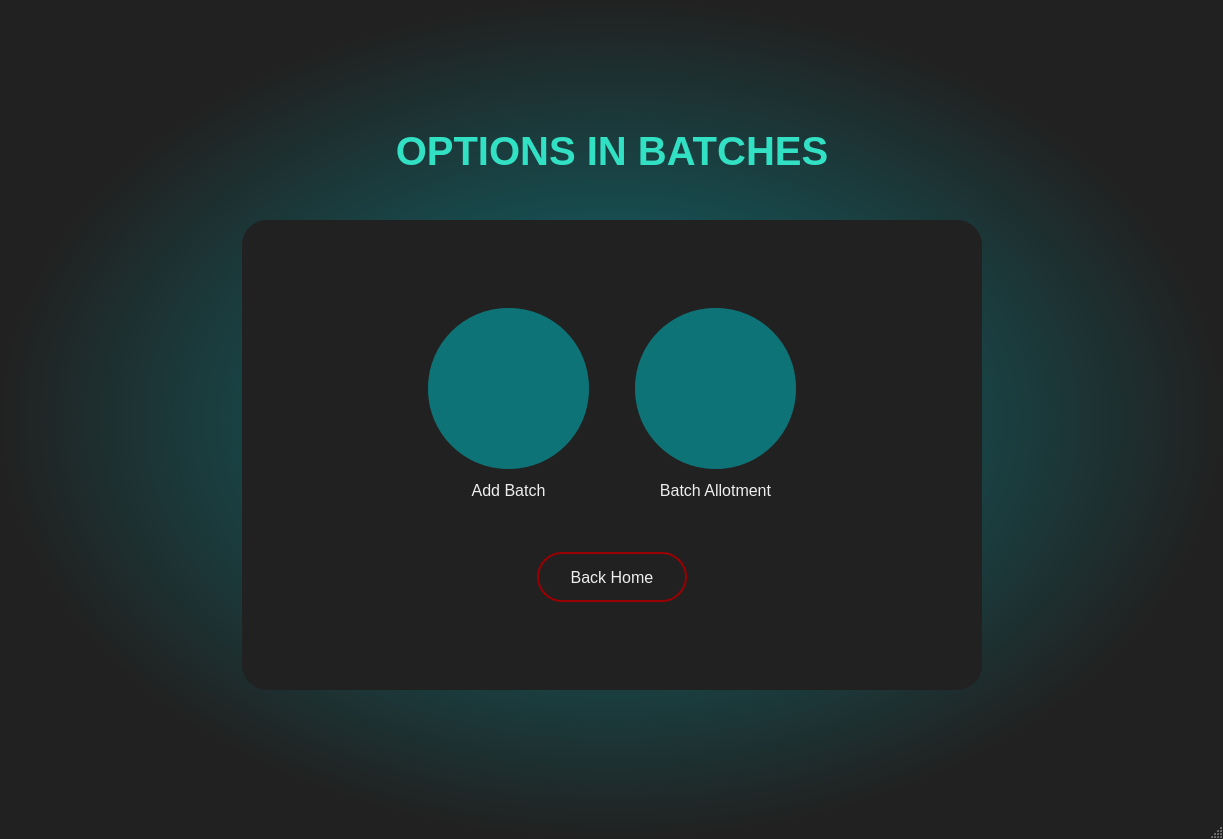
<?xml version="1.0" encoding="UTF-8"?>
<ui version="4.0">
 <class>BatchesWindow</class>
 <widget class="QMainWindow" name="BatchesWindow">
  <property name="geometry">
   <rect>
    <x>0</x>
    <y>0</y>
    <width>1223</width>
    <height>839</height>
   </rect>
  </property>
  <property name="windowTitle">
   <string>MainWindow</string>
  </property>
  <property name="styleSheet">
   <string notr="true">QMainWindow{
background-color: qradialgradient(spread:pad, cx:0.5, cy:0.5, radius:0.5, fx:0.5, fy:0.5, stop:0 rgba(13, 115, 119, 255), stop:1 rgba(33, 33, 33, 255));
}

QLabel{
color: #32e0c4;
}

</string>
  </property>
  <widget class="QWidget" name="centralwidget">
   <layout class="QGridLayout" name="gridLayout_2">
    <item row="1" column="1">
     <layout class="QVBoxLayout" name="verticalLayout_5">
      <item>
       <widget class="QLabel" name="optionsInBatchesLabel">
        <property name="font">
         <font>
          <family>Segoe UI</family>
          <pointsize>30</pointsize>
          <weight>75</weight>
          <bold>true</bold>
         </font>
        </property>
        <property name="text">
         <string>OPTIONS IN BATCHES</string>
        </property>
        <property name="alignment">
         <set>Qt::AlignCenter</set>
        </property>
       </widget>
      </item>
      <item>
       <spacer name="verticalSpacer_6">
        <property name="orientation">
         <enum>Qt::Vertical</enum>
        </property>
        <property name="sizeHint" stdset="0">
         <size>
          <width>20</width>
          <height>40</height>
         </size>
        </property>
       </spacer>
      </item>
      <item>
       <widget class="QFrame" name="frame">
        <property name="minimumSize">
         <size>
          <width>740</width>
          <height>470</height>
         </size>
        </property>
        <property name="maximumSize">
         <size>
          <width>760</width>
          <height>470</height>
         </size>
        </property>
        <property name="styleSheet">
         <string notr="true">QFrame{
background-color: rgb(33, 33, 33);
border-radius: 25px;
}

QLabel{
color: #eeeeee;
}

QPushButton{
background-color: rgb(13, 115, 119);
border-radius: 80px;
}

QPushButton:hover{
background-color: rgb(50, 224, 196);
}

QPushButton#cancelButton{
color: #eeeeee;
background-color: #212121;
border: 2px solid #9a0002;
border-radius: 25px;
}

QPushButton#cancelButton:hover{
border: 3px solid rgb(255, 0, 0);
background-color: #9a0002;
}</string>
        </property>
        <property name="frameShape">
         <enum>QFrame::StyledPanel</enum>
        </property>
        <property name="frameShadow">
         <enum>QFrame::Raised</enum>
        </property>
        <layout class="QGridLayout" name="gridLayout">
         <item row="1" column="1">
          <layout class="QVBoxLayout" name="verticalLayout_4">
           <item>
            <layout class="QHBoxLayout" name="horizontalLayout">
             <item>
              <layout class="QVBoxLayout" name="verticalLayout">
               <item>
                <widget class="QPushButton" name="addBatchButton">
                 <property name="minimumSize">
                  <size>
                   <width>161</width>
                   <height>161</height>
                  </size>
                 </property>
                 <property name="maximumSize">
                  <size>
                   <width>161</width>
                   <height>161</height>
                  </size>
                 </property>
                 <property name="cursor">
                  <cursorShape>OpenHandCursor</cursorShape>
                 </property>
                 <property name="text">
                  <string/>
                 </property>
                 <property name="icon">
                  <iconset resource="batches.qrc">
                   <normaloff>:/icons/addbatch2.ico</normaloff>:/icons/addbatch2.ico</iconset>
                 </property>
                 <property name="iconSize">
                  <size>
                   <width>80</width>
                   <height>80</height>
                  </size>
                 </property>
                </widget>
               </item>
               <item>
                <widget class="QLabel" name="addBatchLabel">
                 <property name="minimumSize">
                  <size>
                   <width>161</width>
                   <height>31</height>
                  </size>
                 </property>
                 <property name="maximumSize">
                  <size>
                   <width>161</width>
                   <height>31</height>
                  </size>
                 </property>
                 <property name="font">
                  <font>
                   <pointsize>12</pointsize>
                  </font>
                 </property>
                 <property name="text">
                  <string>Add Batch</string>
                 </property>
                 <property name="alignment">
                  <set>Qt::AlignCenter</set>
                 </property>
                </widget>
               </item>
              </layout>
             </item>
             <item>
              <spacer name="horizontalSpacer_3">
               <property name="orientation">
                <enum>Qt::Horizontal</enum>
               </property>
               <property name="sizeHint" stdset="0">
                <size>
                 <width>40</width>
                 <height>20</height>
                </size>
               </property>
              </spacer>
             </item>
             <item>
              <layout class="QVBoxLayout" name="verticalLayout_2">
               <item>
                <widget class="QPushButton" name="allotBatchButton">
                 <property name="minimumSize">
                  <size>
                   <width>161</width>
                   <height>161</height>
                  </size>
                 </property>
                 <property name="maximumSize">
                  <size>
                   <width>161</width>
                   <height>161</height>
                  </size>
                 </property>
                 <property name="cursor">
                  <cursorShape>OpenHandCursor</cursorShape>
                 </property>
                 <property name="text">
                  <string/>
                 </property>
                 <property name="icon">
                  <iconset resource="batches.qrc">
                   <normaloff>:/icons/addStudent.ico</normaloff>:/icons/addStudent.ico</iconset>
                 </property>
                 <property name="iconSize">
                  <size>
                   <width>70</width>
                   <height>70</height>
                  </size>
                 </property>
                </widget>
               </item>
               <item>
                <widget class="QLabel" name="allotBatchLabel">
                 <property name="minimumSize">
                  <size>
                   <width>161</width>
                   <height>31</height>
                  </size>
                 </property>
                 <property name="maximumSize">
                  <size>
                   <width>161</width>
                   <height>31</height>
                  </size>
                 </property>
                 <property name="font">
                  <font>
                   <pointsize>12</pointsize>
                  </font>
                 </property>
                 <property name="text">
                  <string>Batch Allotment</string>
                 </property>
                 <property name="alignment">
                  <set>Qt::AlignCenter</set>
                 </property>
                </widget>
               </item>
              </layout>
             </item>
            </layout>
           </item>
           <item>
            <spacer name="verticalSpacer_3">
             <property name="orientation">
              <enum>Qt::Vertical</enum>
             </property>
             <property name="sizeHint" stdset="0">
              <size>
               <width>20</width>
               <height>40</height>
              </size>
             </property>
            </spacer>
           </item>
           <item>
            <layout class="QHBoxLayout" name="horizontalLayout_2">
             <item>
              <widget class="QLabel" name="label_4">
               <property name="text">
                <string/>
               </property>
              </widget>
             </item>
             <item>
              <widget class="QPushButton" name="cancelButton">
               <property name="minimumSize">
                <size>
                 <width>150</width>
                 <height>50</height>
                </size>
               </property>
               <property name="maximumSize">
                <size>
                 <width>150</width>
                 <height>50</height>
                </size>
               </property>
               <property name="font">
                <font>
                 <family>Segoe UI</family>
                 <pointsize>12</pointsize>
                </font>
               </property>
               <property name="cursor">
                <cursorShape>OpenHandCursor</cursorShape>
               </property>
               <property name="text">
                <string>Back Home</string>
               </property>
              </widget>
             </item>
             <item>
              <widget class="QLabel" name="label_5">
               <property name="text">
                <string/>
               </property>
              </widget>
             </item>
            </layout>
           </item>
          </layout>
         </item>
         <item row="1" column="2">
          <spacer name="horizontalSpacer_2">
           <property name="orientation">
            <enum>Qt::Horizontal</enum>
           </property>
           <property name="sizeHint" stdset="0">
            <size>
             <width>40</width>
             <height>20</height>
            </size>
           </property>
          </spacer>
         </item>
         <item row="1" column="0">
          <spacer name="horizontalSpacer">
           <property name="orientation">
            <enum>Qt::Horizontal</enum>
           </property>
           <property name="sizeHint" stdset="0">
            <size>
             <width>40</width>
             <height>20</height>
            </size>
           </property>
          </spacer>
         </item>
         <item row="2" column="1">
          <spacer name="verticalSpacer_2">
           <property name="orientation">
            <enum>Qt::Vertical</enum>
           </property>
           <property name="sizeHint" stdset="0">
            <size>
             <width>20</width>
             <height>40</height>
            </size>
           </property>
          </spacer>
         </item>
         <item row="0" column="1">
          <spacer name="verticalSpacer">
           <property name="orientation">
            <enum>Qt::Vertical</enum>
           </property>
           <property name="sizeHint" stdset="0">
            <size>
             <width>20</width>
             <height>40</height>
            </size>
           </property>
          </spacer>
         </item>
        </layout>
       </widget>
      </item>
     </layout>
    </item>
    <item row="1" column="2">
     <spacer name="horizontalSpacer_6">
      <property name="orientation">
       <enum>Qt::Horizontal</enum>
      </property>
      <property name="sizeHint" stdset="0">
       <size>
        <width>40</width>
        <height>20</height>
       </size>
      </property>
     </spacer>
    </item>
    <item row="2" column="1">
     <spacer name="verticalSpacer_4">
      <property name="orientation">
       <enum>Qt::Vertical</enum>
      </property>
      <property name="sizeHint" stdset="0">
       <size>
        <width>20</width>
        <height>40</height>
       </size>
      </property>
     </spacer>
    </item>
    <item row="0" column="1">
     <spacer name="verticalSpacer_5">
      <property name="orientation">
       <enum>Qt::Vertical</enum>
      </property>
      <property name="sizeHint" stdset="0">
       <size>
        <width>20</width>
        <height>40</height>
       </size>
      </property>
     </spacer>
    </item>
    <item row="1" column="0">
     <spacer name="horizontalSpacer_5">
      <property name="orientation">
       <enum>Qt::Horizontal</enum>
      </property>
      <property name="sizeHint" stdset="0">
       <size>
        <width>40</width>
        <height>20</height>
       </size>
      </property>
     </spacer>
    </item>
   </layout>
  </widget>
  <widget class="QStatusBar" name="statusbar"/>
 </widget>
 <resources>
  <include location="payment.qrc"/>
  <include location="batches.qrc"/>
 </resources>
 <connections/>
</ui>
